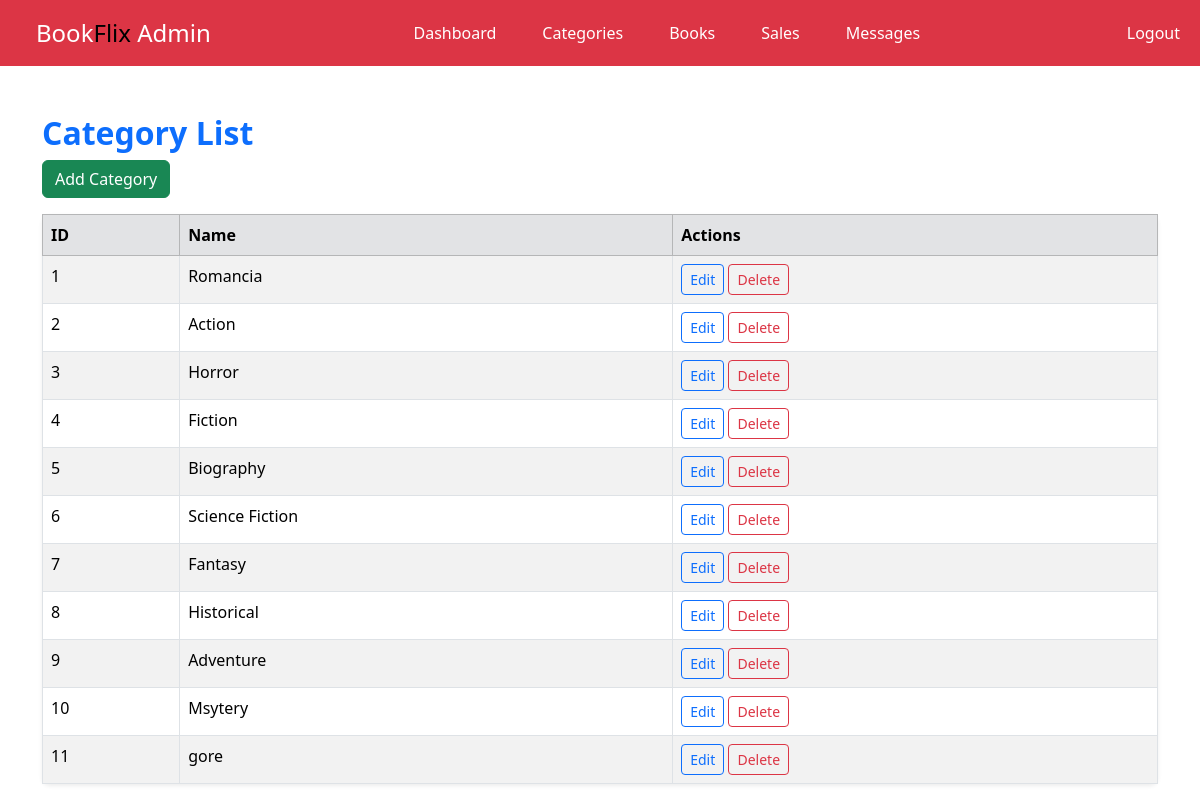
/categories.php, run on the app's committed database.
### tables this page shows
CREATE TABLE `categories` (
  `id` int(11) NOT NULL,
  `name` varchar(100) NOT NULL,
  `description` text DEFAULT NULL
);

### categories.php (the view, shortened to what this page needs)
<?php
include "database.php";
$categories = $pdo->query("SELECT * FROM categories")->fetchAll();
?>
<!DOCTYPE html>
<html lang="en">
<head>
    <link rel="stylesheet" href="https://cdn.jsdelivr.net/npm/bootstrap@5.3.3/dist/css/bootstrap.min.css">
</head>
<body>
<nav class="navbar navbar-expand-lg navbar-dark bg-danger sticky-top">
    <a class="navbar-brand ms-3" href="dashboard.php">Book<span>Flix</span> Admin</a>
    <div class="collapse navbar-collapse">
        <div class="navbar-nav mx-auto">
        <a href="adminpage.php" class="nav-link">Dashboard</a>
            <a href="categories.php" class="nav-link">Categories</a>
            <a href="books.php" class="nav-link">Books</a>
            <a href="sales.php" class="nav-link">Sales</a>
            <a href="messages.php" class="nav-link">Messages</a>
        </div>
        <a href="login.php" class="nav-link logout">Logout</a>
    </div>
</nav>
<div class="container mt-5">
    <h2 class="fw-bold text-primary">Category List</h2>
    <button class="btn btn-success mb-3" data-bs-toggle="modal" data-bs-target="#addCategoryModal">
        <i class="bi bi-plus-circle"></i> Add Category
    </button>
    <table class="table table-bordered table-hover table-striped shadow-sm rounded-3">
        <thead>
            <tr class="table-secondary">
                <th>ID</th>
                <th>Name</th>
                <th>Actions</th>
            </tr>
        </thead>
        <tbody>
            <?php foreach ($categories as $category): ?>
            <tr>
                <td><?php echo $category['id']; ?></td>
                <td><?php echo htmlspecialchars($category['name']); ?></td>
                <td>
                    <button class="btn btn-outline-primary btn-sm"
                            data-bs-toggle="modal"
                            data-bs-target="#editCategoryModal"
                            data-id="<?php echo $category['id']; ?>"
                            data-name="<?php echo htmlspecialchars($category['name']); ?>">
                        <i class="bi bi-pencil-square"></i> Edit
                    </button>
                    <button class="btn btn-outline-danger btn-sm"
                            data-bs-toggle="modal"
                            data-bs-target="#deleteCategoryModal"
                            data-id="<?php echo $category['id']; ?>">
                        <i class="bi bi-trash"></i> Delete
                    </button>
                </td>
            </tr>
            <?php endforeach; ?>
        </tbody>
    </table>
</div>
</body>
</html>

### categories.php (style rules this page uses)
.navbar { background-color: #343a40; padding: 10px 20px; }
.navbar-brand span { color: black; }
.navbar-brand { color: #fff; font-size: 1.5rem; text-decoration: none; }
.navbar-nav { display: flex; justify-content: center; flex-grow: 1; }
.navbar-nav .nav-link { color: #fff; margin: 0 15px; text-decoration: none; font-size: 1rem; }
.logout { color: #fff; text-decoration: none; font-size: 1rem; margin-left: 20px; }

### data on the page
categories: id "1", name "Romancia"
categories: id "2", name "Action"
categories: id "3", name "Horror"
categories: id "4", name "Fiction"
categories: id "5", name "Biography"
categories: id "6", name "Science Fiction"
categories: id "7", name "Fantasy"
categories: id "8", name "Historical"
categories: id "9", name "Adventure"
categories: id "10", name "Msytery"
categories: id "11", name "gore"
